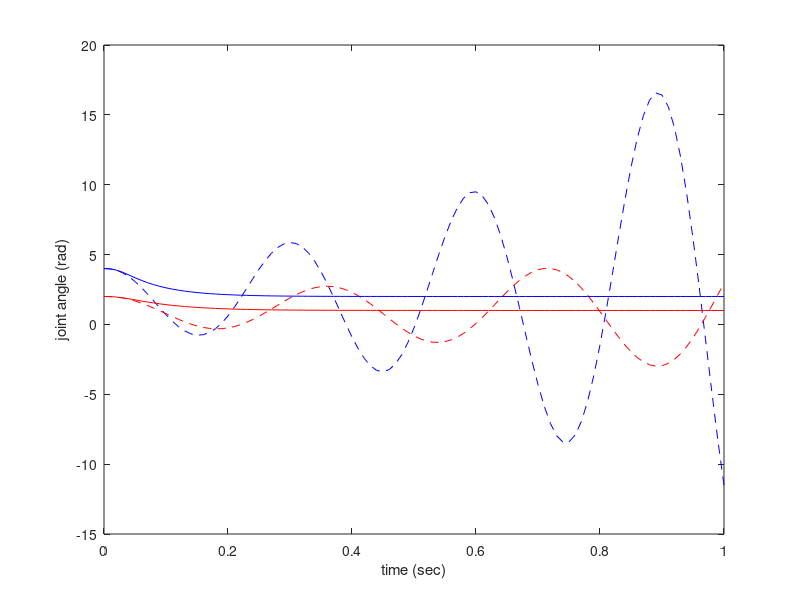

The MATLAB script that drew this image: (Note: this script raises an error after producing the figure.)
% Matlab script for Lab04 1(b)
% Dynamics Simulation
% 2010/11/30--commented by Tze-Yuan Cheng

clear all;

% system constants
m = 1; % in kg
l= 0.467; % m


% Structure K value (in the spring-mass model)
Kp1=469.4;
Kp2=322.3;

% Kv value for PD controller
% before applying the D control , Kv=0
Kv1=0;
Kv2=0;
% Conditions for critical damping : Kv = 2*sqrt(Kp)
Kv1c= 2*sqrt(Kp1)
Kv2c= 2*sqrt(Kp2)


t_inc = 0.01; % in seconds
t_f = 1; % in seconds

% initial conditions of joints 1 and 2 (Roll & Pitching) without applying D
% controller
u1= 2;
u2= 1;
p1 = 4;	% intial positions
p2 = 2;
v1 = 0;	% initial velocities
v2 = 0;
v1_last = 0;	% storage for numerical integration
v2_last = 0;
a1_last = 0;
a2_last = 0;

% initial condition for joints 1 and 2 (Roll & Pitching) after applying D controller
p1c = 4;	% intial positions
p2c = 2;
v1c = 0;	% initial velocities
v2c = 0;
v1c_last = 0;	% storage for numerical integration
v2c_last = 0;
a1c_last = 0;
a2c_last = 0;

i = 0;

for t=0:t_inc:t_f % in seconds
   i = i+1;
   
   % store p1 & p2 (without control),p1c & p2c (with control) into the array of d1 & d2,d1c & d2c for plotting
   d1(i) = p1;
   d2(i) = p2;
   d1c(i) = p1c;
   d2c(i) = p2c;

   
   % compute acceleration with/without applying derivative controller
   a1 = (-Kp1*(p1-u1)-Kv1*(v1))
   a2 = (-Kp2*(p2-u2)-Kv2*(v2));
   
   a1c = (-Kp1*(p1c-u1)-Kv1c*(v1c))
   a2c = (-Kp2*(p2c-u2)-Kv2c*(v2c));
   
   
   % integrate to obtain new position and velocity with/without applying
   % Derivative controller
   v1 = v1 + 0.5*(a1_last + a1)*t_inc;
   v2 = v2 + 0.5*(a2_last + a2)*t_inc;
   p1 = p1 + 0.5*(v1_last + v1)*t_inc;
   p2 = p2 + 0.5*(v2_last + v2)*t_inc;
   
   v1c = v1c + 0.5*(a1c_last + a1c)*t_inc;
   v2c = v2c + 0.5*(a2c_last + a2c)*t_inc;
   p1c = p1c + 0.5*(v1c_last + v1c)*t_inc;
   p2c = p2c + 0.5*(v2c_last + v2c)*t_inc;
 
 
   
   % update last position and acceleration for each link with/without
   % applying derivative controller
   v1_last = v1;
   v2_last = v2;
   a1_last = a1;
   a2_last = a2;   
   
   v1c_last = v1c;
   v2c_last = v2c;
   a1c_last = a1c;
   a2c_last = a2c;  
   

end

%plot the values of d1,d2,d1c,d2c over time
figure(2);
plot(0:t_inc:t_f,d1,'--b');
hold on;
plot(0:t_inc:t_f,d2,'--r');
hold on;
plot(0:t_inc:t_f,d1c,'b');
hold on;
plot(0:t_inc:t_f,d2c,'r');

hx=xlabel('time (sec)');
hy=ylabel('joint angle (rad)');
h = legend('Roll (w/ PD controller)','Pitching','Roll (w/ PD controller)','Pitching',2);
% ht=title('Roll & Pitching angle over time');
hold on;


